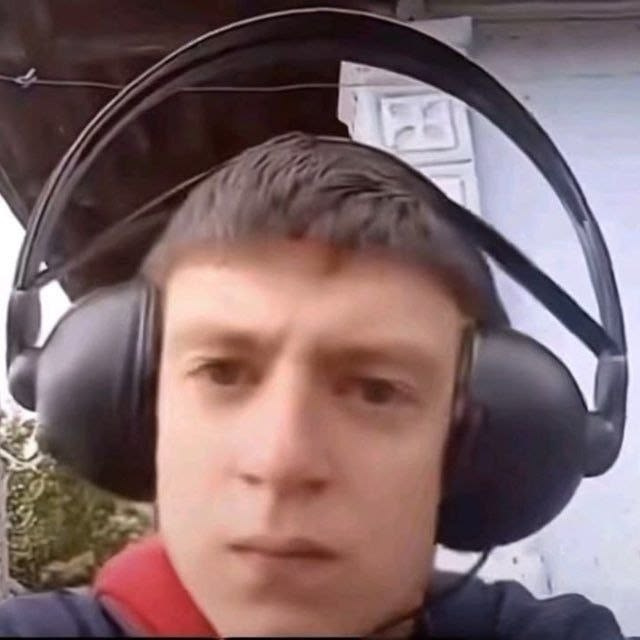
#> input picture lab3/image.jpg, 640 x 640 px
$ jupyter execute lab3.ipynb
#> lines starting #> are read from the running program, lines starting #| are printed output that depends on the picture
### Импорт библиотек, загрузка изображения

[cell 1]
import cv2
import numpy as np
import matplotlib.pyplot as plt

def show_comparison(original, modified, title_modified):
    fig, axes = plt.subplots(1, 2, figsize=(12, 5))

    axes[0].imshow(cv2.cvtColor(original, cv2.COLOR_BGR2RGB))
    axes[0].set_title(f"Исходное ({original.shape[1]}x{original.shape[0]})")
    axes[0].axis('on')

    axes[1].imshow(cv2.cvtColor(modified, cv2.COLOR_BGR2RGB))
    axes[1].set_title(f"{title_modified} ({modified.shape[1]}x{modified.shape[0]})")
    axes[1].axis('on')

    plt.tight_layout()
    plt.show()

img = cv2.imread('image.jpg')
#> img is the input picture: shape (640, 640, 3); mean B, G, R 105.6, 103.4, 127.3

if img is None:
    print("Файл 'image.jpg' не найден. Создаём тестовое изображение...")
    img = np.full((300, 300, 3), 240, dtype=np.uint8)
    cv2.rectangle(img, (40, 40), (140, 140), (0, 0, 255), -1)
    cv2.circle(img, (220, 80), 40, (0, 255, 0), -1)
    cv2.putText(img, "F", (120, 250), cv2.FONT_HERSHEY_SIMPLEX, 3, (255, 0, 0), 5)

h, w = img.shape[:2]
#> h = 640; w = 640

### Задание 1. Увеличить изображение в 1.5 раза

[cell 2]
scaled_img = cv2.resize(img, None, fx=1.5, fy=1.5, interpolation=cv2.INTER_LINEAR)
show_comparison(img, scaled_img, "1. Увеличение в 1.5 раза")
#> in show_comparison, `plt.show()`:
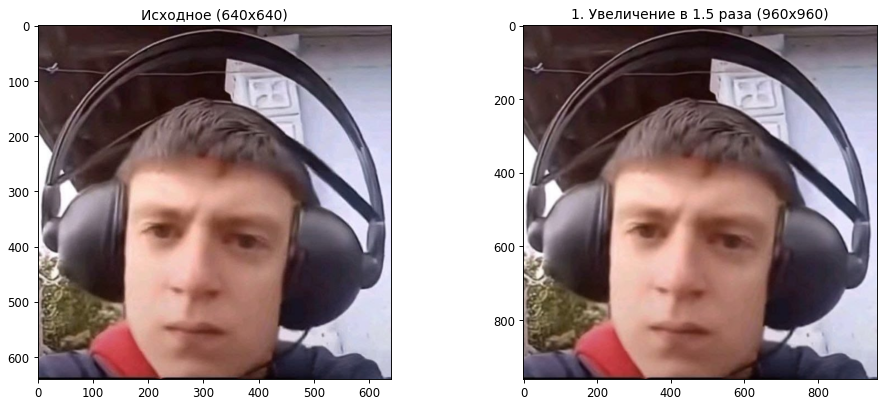
#> figure drawn by matplotlib, 2 panels

### Задание 2. Повернуть изображение на 120°

[cell 3]
center = (w // 2, h // 2)
#> center = (320, 320)
rotation_matrix = cv2.getRotationMatrix2D(center, 120, 1.0)
rotated_img = cv2.warpAffine(img, rotation_matrix, (w, h))
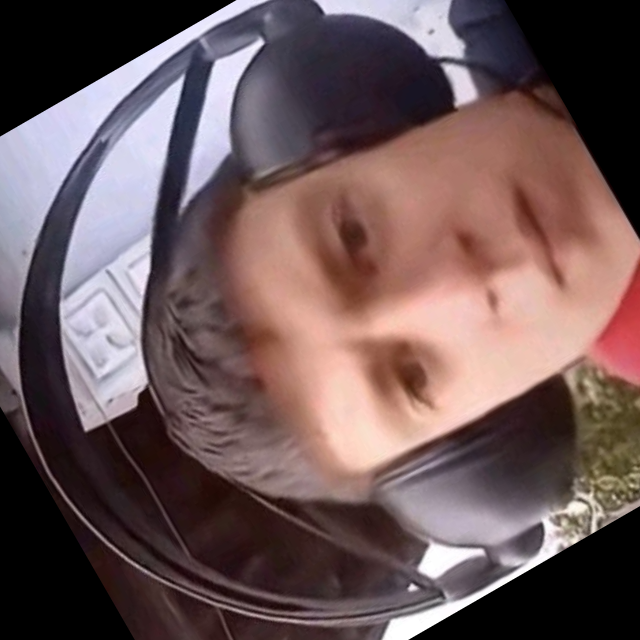
#> rotated_img: shape (640, 640, 3); mean B, G, R 88.8, 87.9, 109.2
show_comparison(img, rotated_img, "2. Поворот на 120°")
#> call 2 of show_comparison, with title_modified = '2. Поворот на 120°'
#> in show_comparison (call 2), `plt.show()`:
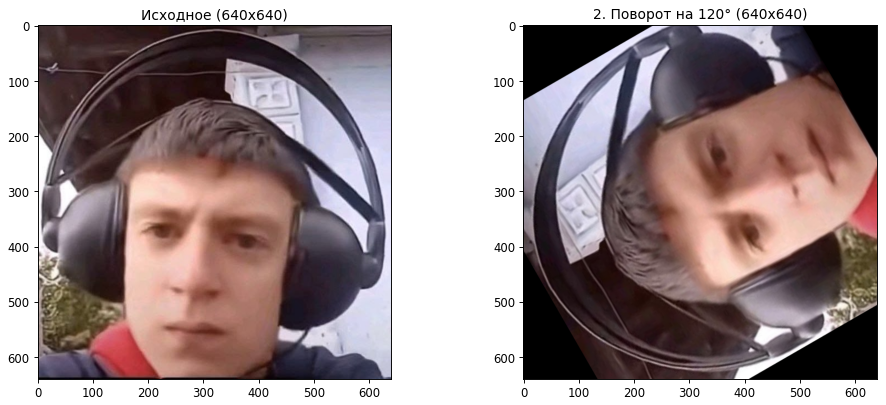
#> figure drawn by matplotlib, 2 panels

### Задание 3. Сместить изображение на 50 пикселей влево и 30 вниз.

[cell 4]
translation_matrix = np.float32([
    [1, 0, -50],
    [0, 1, 30]
])
shifted_img = cv2.warpAffine(img, translation_matrix, (w, h))
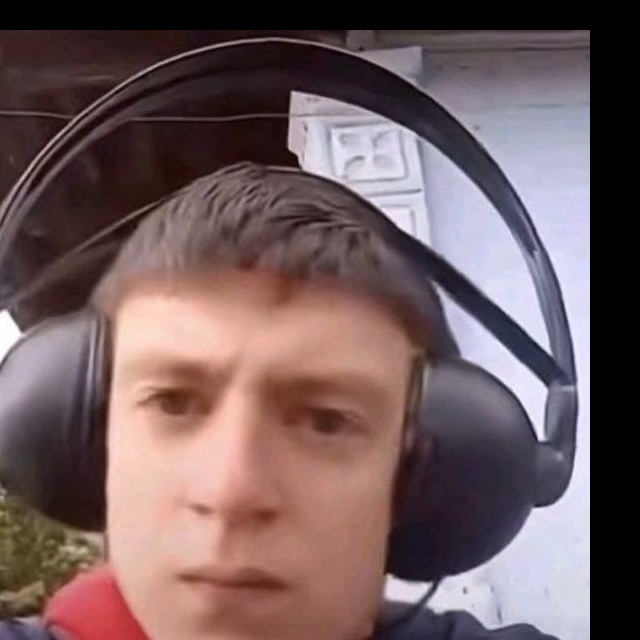
#> shifted_img: shape (640, 640, 3); mean B, G, R 94.3, 92.4, 113.9
show_comparison(img, shifted_img, "3. Смещение (-50 влево, +30 вниз)")
#> call 3 of show_comparison, with title_modified = '3. Смещение (-50 влево, +30 вниз)'
#> in show_comparison (call 3), `plt.show()`:
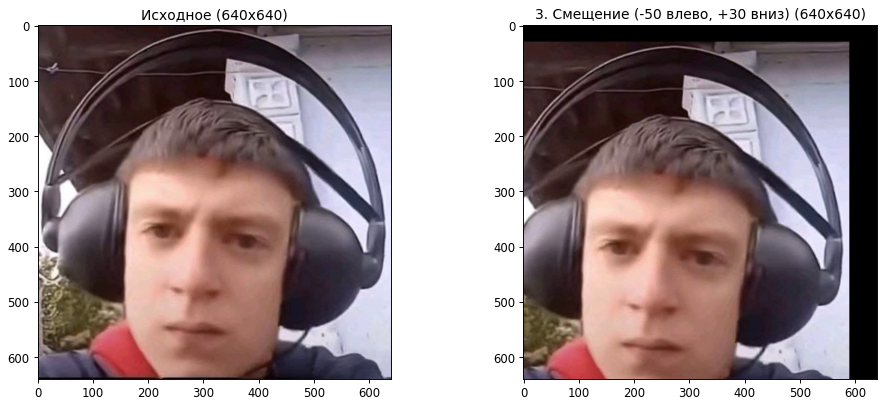
#> figure drawn by matplotlib, 2 panels

### Задание 4. Сделать двойное отражение (сначала по вертикали, затем по горизонтали)

[cell 5]
flip_v = cv2.flip(img, 0)
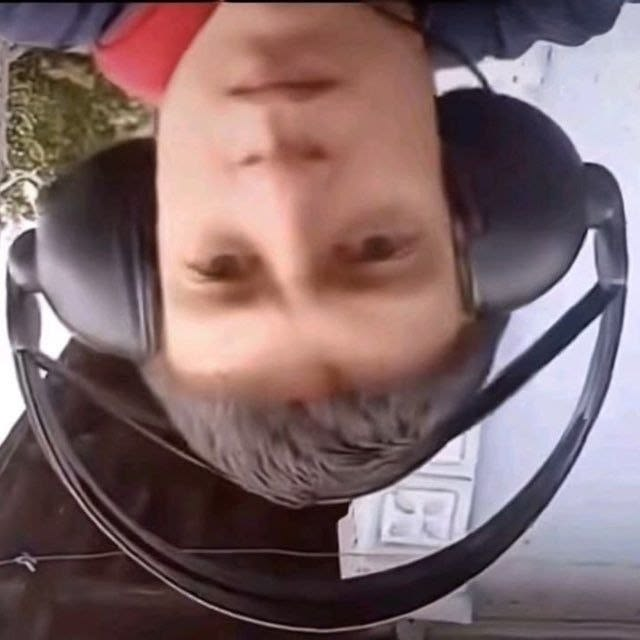
#> flip_v: shape (640, 640, 3); mean B, G, R 105.6, 103.4, 127.3
double_flip_img = cv2.flip(flip_v, 1)
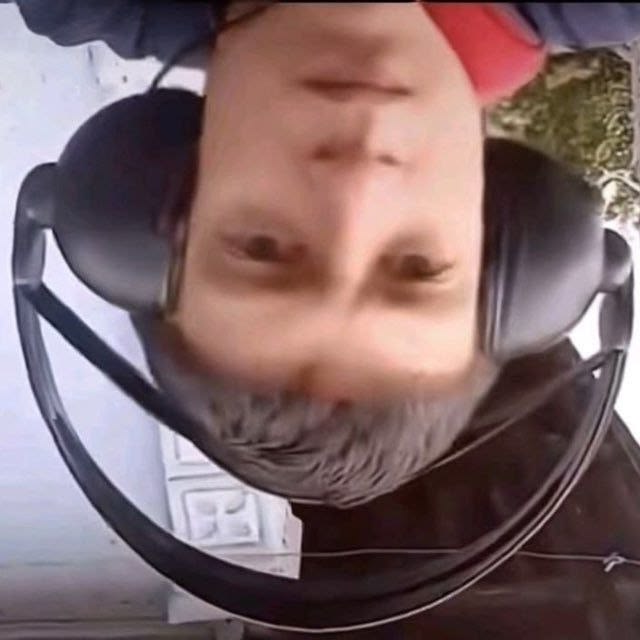
#> double_flip_img: shape (640, 640, 3); mean B, G, R 105.6, 103.4, 127.3
show_comparison(img, double_flip_img, "4. Двойное отражение (верт. + гориз.)")
#> call 4 of show_comparison, with title_modified = '4. Двойное отражение (верт. + гориз.)'
#> in show_comparison (call 4), `plt.show()`:
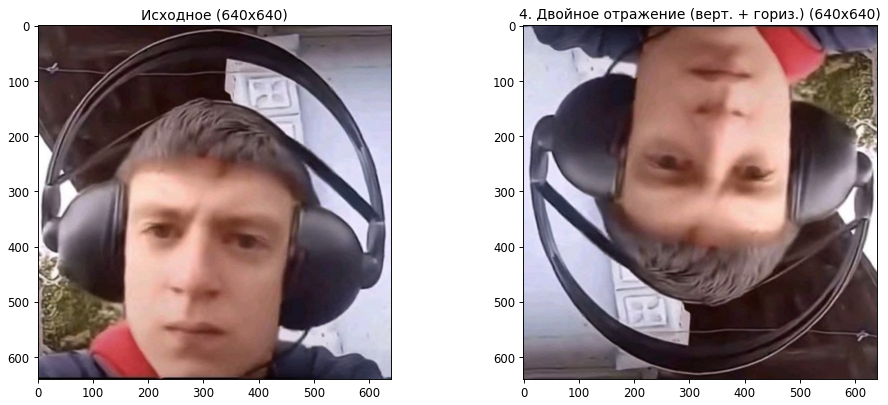
#> figure drawn by matplotlib, 2 panels

### Задание 5. Выполнить аффинное преобразование по трём произвольным точкам.

[cell 6]
pts1 = np.float32([
    [50, 50],
    [200, 50],
    [50, 200]
])

pts2 = np.float32([
    [20, 80],
    [220, 40],
    [80, 240]
])

affine_matrix = cv2.getAffineTransform(pts1, pts2)
affine_transformed_img = cv2.warpAffine(img, affine_matrix, (w, h))
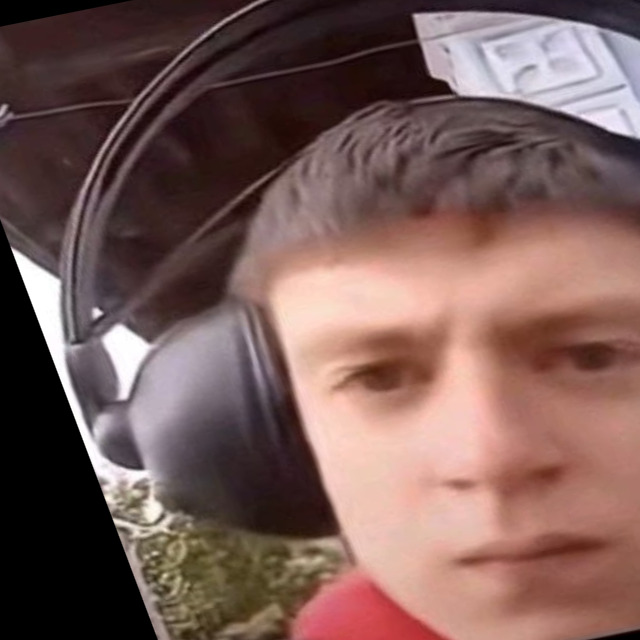
#> affine_transformed_img: shape (640, 640, 3); mean B, G, R 87.9, 92.2, 120.9

show_comparison(img, affine_transformed_img, "5. Аффинное по 3 точкам")
#> in show_comparison (call 5), `plt.show()`:
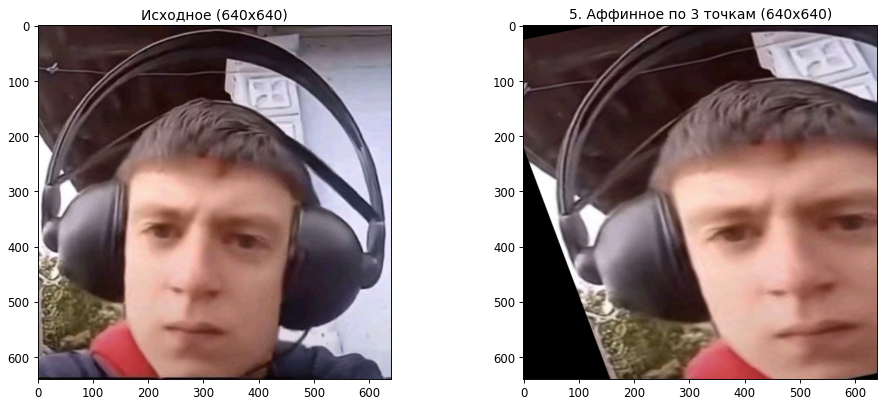
#> figure drawn by matplotlib, 2 panels
